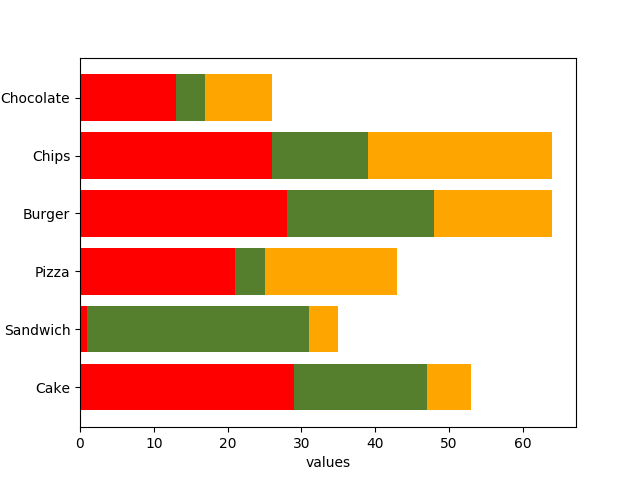
#> input picture maincode/verticalstack/please.png, 640 x 480 px
$ python mainvalue.py
#> lines starting #> are read from the running program, lines starting #| are printed output that depends on the picture
### maincode/verticalstack/filterimage.py
import cv2
import numpy as np
import matplotlib.pyplot as plt
from sklearn.cluster import MiniBatchKMeans

def obtainbars(img):
    """
    Pass a gray scaled image as input to obtain only the bars
    """


    # Thresholding the image
    # (thresh, img_bin) = cv2.threshold(img, 240, 255,0)
    # Invert the image

    img_bin=img
    # img_bin=cv2.cvtColor(img,cv2.COLOR_BGR2GRAY)

    img_bin = 255-img_bin

    # plt.imshow(img)
    # plt.show()

    # Defining a kernel length
    kernel_length = np.array(img).shape[1]//80

    # A vertical kernel of (1 X kernel_length), which will help to detect all the vertical line from the image.
    verticle_kernel=cv2.getStructuringElement(cv2.MORPH_RECT,(10,kernel_length))


    # A kernel of (3 X 3) ones.
    kernel = cv2.getStructuringElement(cv2.MORPH_RECT, (3, 3))

    # Morphological operation to detect vertical lines from an image

    img_temp1=cv2.erode(img_bin,verticle_kernel,iterations=3)
    verticle_lines_img=cv2.dilate(img_temp1,verticle_kernel,iterations=3)
    verticle_lines_img=255-verticle_lines_img

    return verticle_lines_img


# [8 lines that do not run on import are left out]

### maincode/verticalstack/height_calculator.py
import cv2
import matplotlib.pyplot as plt
import numpy as np

BACKGROUND_COLOR=255

def axiscoordinate(image):
    h,w=image.shape[:2]
    flag=0

    for x in range(0,w*2//3,5):
        for y in range(h-10):
            flag=1
            for i in range(3):
                if image[y,x+i]==BACKGROUND_COLOR:
                    flag=0
                    break
            if flag==1:
                return [y,x]


def heightcalculation(image):
    h,w=image.shape
    xy,xx=axiscoordinate(image)

    y=yinitial=xy
    x=xinitial=xx
    height=[]
    barlocation=[]
    x+=2
    yend=xy

    while y<h-30:

        while image[y,x]==BACKGROUND_COLOR and image[y+1,x]==BACKGROUND_COLOR and y<h-30:
            y+=1

        flag=0
        xinitial=x
        yinitial=y+2
        y+=2

        while image[y,x]!=BACKGROUND_COLOR and y<h-30:
            y+=1

        xmid=x
        ymid=(yinitial+(y-2))//2
        color=int(image[ymid,xmid])


        temp=[]
        while image[ymid,xmid]!=BACKGROUND_COLOR and xmid<w-30:
            while abs(int(image[ymid,xmid])-color)<9 and xmid<w-30:
                xmid+=1

            flag=1

            temp.append([color,abs(xmid-xinitial)])
            xinitial=xmid
            xmid+=4   ######
            color=int(image[ymid,xmid])

        if flag==1:
            yend=y
            height.append(temp)
            barlocation.append(ymid)


    return [yend,xx,height,barlocation]


# [7 lines that do not run on import are left out]

### maincode/text_vertical_graph/text_position.py
import pytesseract
from pytesseract import pytesseract
import cv2
import matplotlib.pyplot as plt


##remove special characters
##yaxismax=last y coordinate of the bar
def barlabelandheightratio(img,xaxismaximum=0,yaxismaximum=0):

    y=img.shape[0]-yaxismaximum
    h,w=img.shape[:2]

    custom_config=r'--oem 3 --psm 6'
    data=pytesseract.image_to_boxes(img,config=custom_config)
    matrix=data.split("\n")
    l=[]
    label=""
    bar_labels=[]
    bar_positions=[]
    i=0
    flag=0

    for j in matrix:
        l.append(j.split(" "))

    while i<(len(l)-1):

        xaverage1=((int(l[i][1])+int(l[i][3]))/2)
        xaverage2=((int(l[i+1][1])+int(l[i+1][3]))/2)

        yaverage1=((int(l[i][2])+int(l[i][4]))/2)
        yaverage2=((int(l[i+1][2])+int(l[i+1][4]))/2)

        if xaverage1>xaxismaximum:

            label=""
            while xaverage1>xaxismaximum and i<len(l)-1:
                i+=1
                xaverage1=((int(l[i][1])+int(l[i][3]))/2)

            flag=0
            continue

        ###write condition for labels with length one


        if abs(yaverage2-yaverage1)<=15 and abs(xaverage2-xaverage1)<50:
            flag=1
            if abs(xaverage2-xaverage1)<30:
                label+=l[i][0]
            else:
                label+=l[i][0]
                label+=" "

        if ((abs(xaverage2-xaverage1)>40 and xaverage2<xaxismaximum) or (abs(xaverage2-xaverage1)<40 and xaverage2>xaxismaximum)) and abs(yaverage2-yaverage1)<15:
            label=""
            flag=0
        elif (xaverage2>xaxismaximum and abs(yaverage2-yaverage1)>15) and abs(xaverage2-xaverage1)>30:
            if flag==1:
                label+=l[i][0]
                bar_labels.append(label)
                label=""
                bar_positions.append(h-(int(l[i-1][2])+int(l[i-1][4]))/2)
            else:

                if xaverage1>(xaxismaximum)*(1/3) and l[i][0] not in ['.','@','\'','`','!','-']:
                    bar_labels.append(l[i][0])
                    bar_positions.append(h-yaverage1)

            flag=0
        elif (xaverage2>xaxismaximum or abs(yaverage2-yaverage1)>15):
            if flag==1:
                label+=l[i][0]
                bar_labels.append(label)
                label=""
                bar_positions.append(h-(int(l[i-1][2])+int(l[i-1][4]))/2)
            else:

                if xaverage1>(xaxismaximum)*(1/3) and l[i][0] not in ['.','@','\'','`','!','-']:
                    bar_labels.append(l[i][0])
                    bar_positions.append(h-yaverage1)

            flag=0
        i+=1

     #####calculate ranges and height/pixel ratio
    print(bar_labels)
    pos=0
    while pos<len(l) and (int(l[pos][3])<xaxismaximum or int(l[pos][4])>=y):
        pos+=1


    bar_readings=[]
    bar_diff=[]
    initial=img.shape[1]

    while pos<len(l)-1 and int(l[pos][3])>=xaxismaximum:

        while pos<len(l)-1 and (not l[pos][0].isdigit()):
            pos+=1

        if pos>=len(l)-1:
            break
        temp=""
        xaverage1=((int(l[pos][1])+int(l[pos][3]))/2)
        xaverage2=((int(l[pos+1][1])+int(l[pos+1][3]))/2)

        yaverage1=((int(l[pos][2])+int(l[pos][4]))/2)
        yaverage2=((int(l[pos+1][2])+int(l[pos+1][4]))/2)

        xpos1=xaverage1
        xpos2=0

        while pos<len(l)-1 and (l[pos][0].isdigit() and abs(yaverage2-yaverage1)<10 and abs(xaverage1-xaverage2)<30):
            temp+=l[pos][0]

            pos+=1
            initial=yaverage1
            if pos>=len(l)-1:
                break

            xaverage1=((int(l[pos][1])+int(l[pos][3]))/2)
            xaverage2=((int(l[pos+1][1])+int(l[pos+1][3]))/2)

            yaverage1=((int(l[pos][2])+int(l[pos][4]))/2)
            yaverage2=((int(l[pos+1][2])+int(l[pos+1][4]))/2)

            xpos2=xaverage1


        if l[pos][0].isdigit():
            temp+=l[pos][0]
        if len(temp)>0:
            if len(temp)>1:
                bar_diff.append(abs(xpos1+xpos2)/2)
            else:
                bar_diff.append(abs(xpos1))
            bar_readings.append(int(temp))

        pos+=1

    print(bar_readings)
    # [4 lines of commented-out code are left out]

    diff_xaxis=[]
    bar_diff.sort()
    for d in range(len(bar_diff)-1):
        if bar_diff[d+1]-bar_diff[d]>0:
            diff_xaxis.append(bar_diff[d+1]-bar_diff[d])

    diff_xaxis.sort()
    k=len(diff_xaxis)

    height_ratio=diff_xaxis[k//2]

    diff=[]

    for m in range(len(bar_readings)-1):
        diff.append(bar_readings[m+1]-bar_readings[m])

    freq={}
    for m in diff:
        freq[m]=diff.count(m)

    max=0
    maxnumber=0

    for key,value in freq.items():
        if value>max:
            max=value
            maxnumber=key

    ratio=maxnumber/height_ratio

    # print(maxnumber)
    mark=0
    initial=img.shape[0]-initial

    # while mark<len(bar_positions) and bar_positions[mark]<initial-10:
    while mark<len(bar_positions) and bar_positions[mark]<yaxismaximum:
        mark+=1

    return [ratio,bar_labels[:mark],bar_positions[:mark]]

# [8 lines that do not run on import are left out]

    # print(d)

### maincode/verticalstack/mainvalue.py
import cv2
import filterimage
import height_calculator
import os, sys
import matplotlib.pyplot as plt
from math import ceil
sys.path.append(os.path.dirname(os.path.dirname(os.path.abspath(__file__))))

from text_vertical_graph import text_position

def mainfunction(img_path):
#> called with img_path = 'please.png'
    img=cv2.imread(img_path)
#> img is the input picture: shape (480, 640, 3); mean B, G, R 175.4, 198, 235.3
    img_gray=cv2.imread(img_path,0)
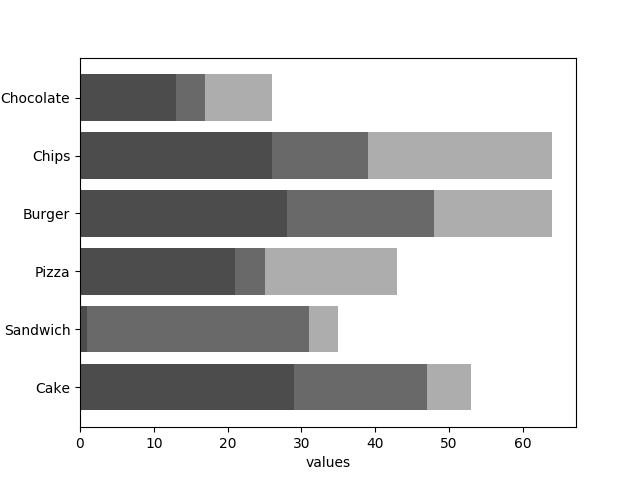
#> img_gray: shape (480, 640); min 0, max 255, mean 206.6

    only_bars=filterimage.obtainbars(img_gray)
#> in obtainbars, `img_bin = 255-img_bin`:
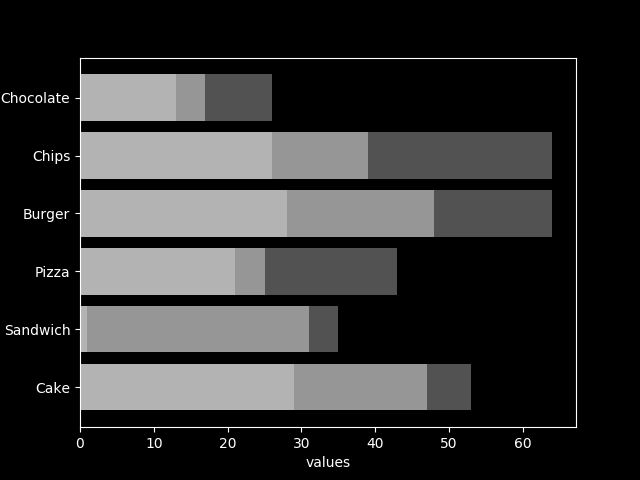
#> img_bin: shape (480, 640); min 0, max 255, mean 48.4
#> in obtainbars, `img_temp1=cv2.erode(img_bin,verticle_kernel,iterations=3)`:
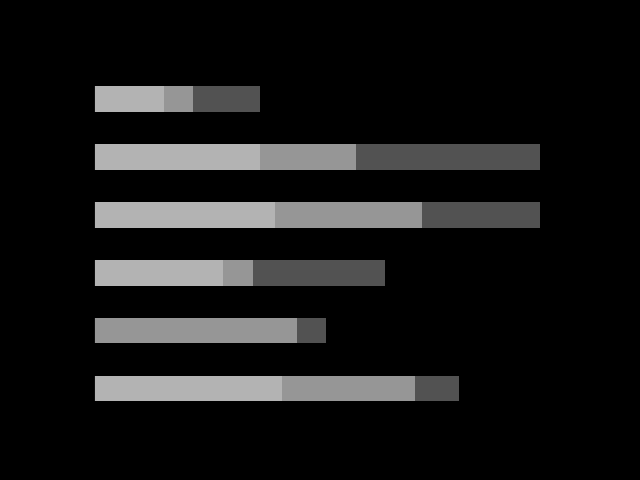
#> img_temp1: shape (480, 640); min 0, max 179, mean 22.8
#> in obtainbars, `verticle_lines_img=cv2.dilate(img_temp1,verticle_kernel,iterations=3)`:
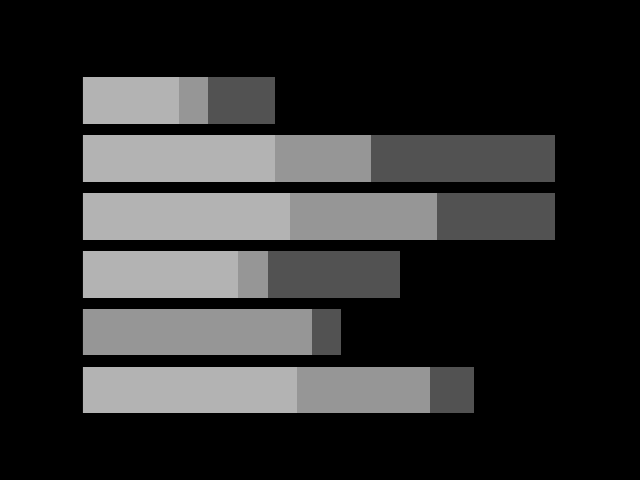
#> verticle_lines_img: shape (480, 640); min 0, max 179, mean 45.8
#> in obtainbars, `verticle_lines_img=255-verticle_lines_img`:
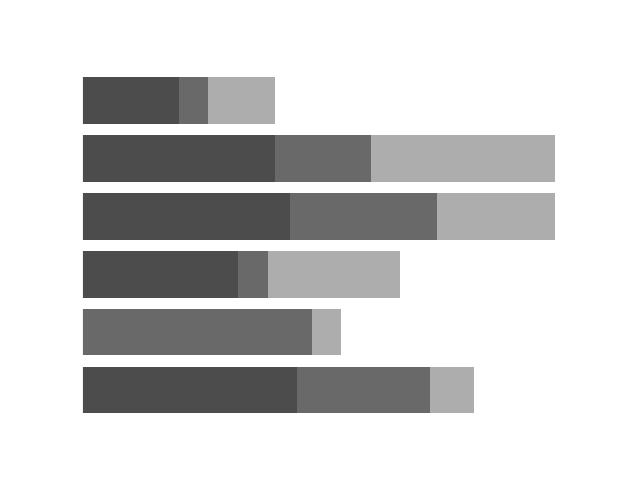
#> verticle_lines_img: shape (480, 640); min 76, max 255, mean 209.2
    (yaxismaximum,xaxismaximum,heights,bar_position)=height_calculator.heightcalculation(only_bars)
#> in heightcalculation, `xy,xx=axiscoordinate(image)`: xy = 77; xx = 85
#> in heightcalculation, `y=yinitial=xy`: y = 77
#> in heightcalculation, `x=xinitial=xx`: x = 85
#> in heightcalculation, `x+=2`: x = 87
#> in heightcalculation, `yend=xy`: yend = 77
#> the loop in heightcalculation, `while y<h-30: ` made 7 passes
#> (yinitial, ymid, yend) on passes 1 to 6: (79, 100, 124), (136, 158, 182), (194, 216, 240), (252, 274, 298), (310, 331, 355), (368, 389, 413)
#> (yinitial, ymid) on pass 7: (452, 451)
#> after the loop in heightcalculation, `while y<h-30:`: barlocation = [100, 158, 216, 274, 331, 389]; height = [[[76, 92], [105, 29], [173, 67]], [[76, 188], [105, 96], [173, 184]], [[76, 203], [105, 147], [173, 118]], [[76, 151], [105, 30], [173, 132]], [[105, 225], [173, 29]], [[76, 210], [105, 133], [173, 44]]]; y = 452
#> yaxismaximum = 413; xaxismaximum = 85; heights has the same summary as height in heightcalculation; bar_position = [100, 158, 216, 274, 331, 389]
    (ratio,bartitle,barlocation2)=text_position.barlabelandheightratio(img,xaxismaximum,yaxismaximum)
#> in barlabelandheightratio, `y=img.shape[0]-yaxismaximum`: y = 67


    data={}
    data['datatitles']=bartitle
    mx_index=0

    for i in range(1,len(heights)):
        if len(heights[i])>len(heights[mx_index]):
            mx_index=i

    mx=len(heights[mx_index])

    colors=[]

    for i in heights[mx_index]:
        colors.append(i[0])

    j=0
    new_heights=[]

    for i in range(len(barlocation2)):
        if abs(barlocation2[i]-bar_position[j])<30:
            if len(heights[j])<mx:
                temp=[]

                pos=0

                for k in range(mx):
                    if abs(heights[j][pos][0]-colors[k])<10:
                        temp.append(heights[j][pos][1])
                    else:
                        temp.append(0)
                new_heights.append(temp)

            else:
                temp=[]
                for bar in heights[j]:
                    temp.append(bar[1])

                new_heights.append(temp)

            j+=1
        else:
            temp=[]
            for h in range(mx):
                temp.append(0)
            new_heights.append(temp)

    bar_readings=[]

    for bar in new_heights:
        temp=[]
        for i in bar:
            readingofabar=ceil(i*ratio)
            temp.append(readingofabar)

        bar_readings.append(temp)

    # [4 lines of commented-out code are left out]

    return [data['datatitles'],bar_readings]

if __name__ == "__main__":
    img_path="please.png"
    print(mainfunction(img_path))
#> (the call stopped at in barlabelandheightratio, `data=pytesseract.image_to_boxes(img,config=custom_config)`: pytesseract is not available in this run)

$ run again, with maincode/verticalstack/case1.png copied over maincode/verticalstack/please.png
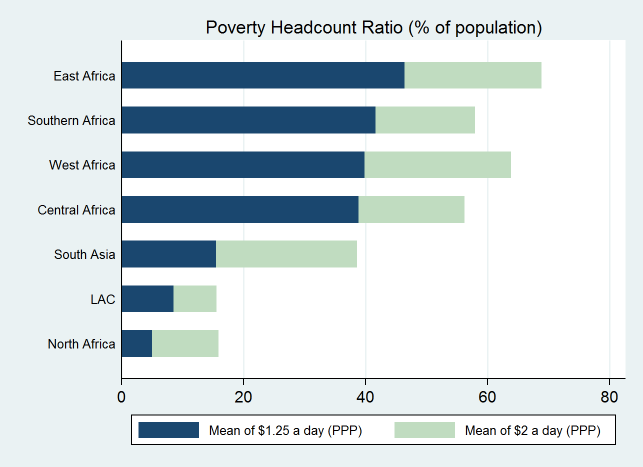
#> input picture maincode/verticalstack/case1.png, 1285 x 934 px (shown at 1/2 size)
#> in mainfunction, img is the input picture: shape (934, 1285, 3); mean B, G, R 225.7, 222.8, 213
#> in obtainbars, `img_temp1=cv2.erode(img_bin,verticle_kernel,iterations=3)`:
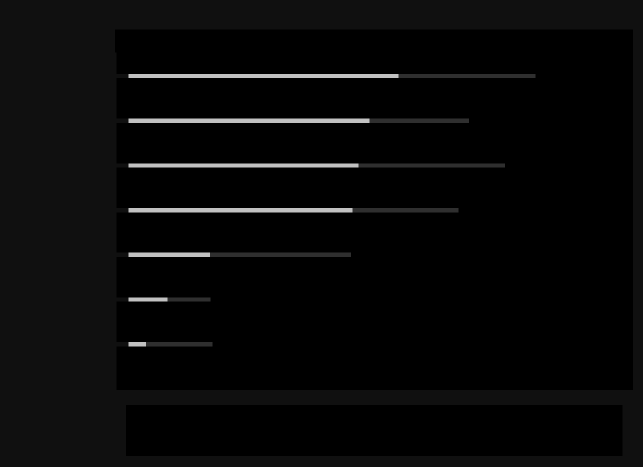
#> img_temp1: shape (934, 1285) (shown at 1/2 size); min 0, max 193, mean 8.3
#> in obtainbars, `verticle_lines_img=255-verticle_lines_img`:
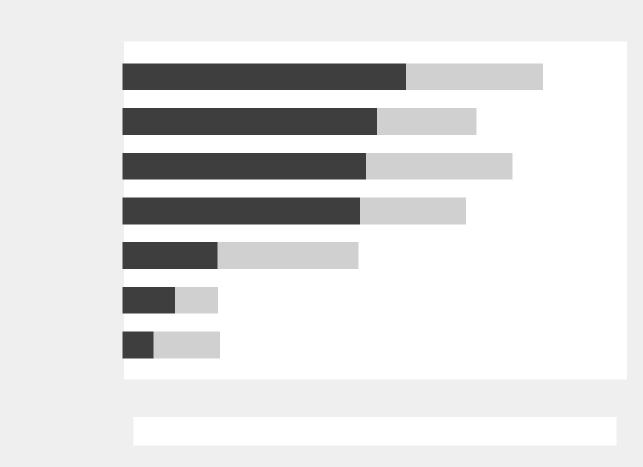
#> verticle_lines_img: shape (934, 1285) (shown at 1/2 size); min 62, max 255, mean 225.1
#> xy = 0
#> in heightcalculation, `x+=2`: x = 2
#> in heightcalculation, `yend=xy`: yend = 0
#> the loop in heightcalculation, `while y<h-30: ` made 1 pass
#> (yinitial, ymid, yend) on pass 1: (2, 452, 904)
#> after the loop in heightcalculation, `while y<h-30:`: barlocation = [452]; height = [[[239, 246]]]; y = 904
#> xaxismaximum = 0; heights = [[[239, 246]]]; bar_position = [452]
#> in barlabelandheightratio, `y=img.shape[0]-yaxismaximum`: y = 30

$ run again, with maincode/verticalstack/case4.png copied over maincode/verticalstack/please.png
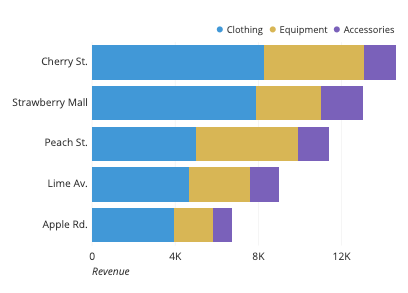
#> input picture maincode/verticalstack/case4.png, 408 x 293 px
#> in mainfunction, img is the input picture: shape (293, 408, 3); mean B, G, R 225, 220.1, 209.3
#> in obtainbars, `img_temp1=cv2.erode(img_bin,verticle_kernel,iterations=3)`:
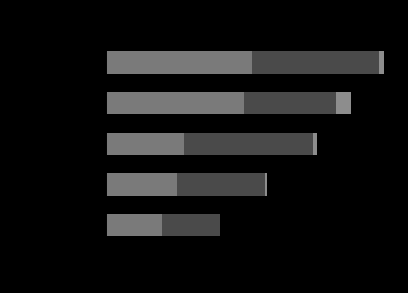
#> img_temp1: shape (293, 408); min 0, max 141, mean 18.6
#> in obtainbars, `verticle_lines_img=255-verticle_lines_img`:
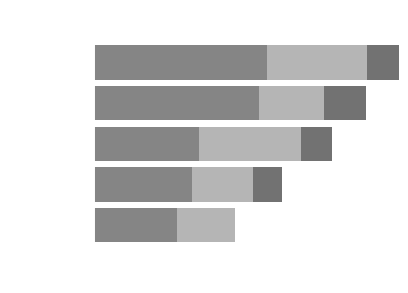
#> verticle_lines_img: shape (293, 408); min 114, max 255, mean 219.6
#> xy = 45; xx = 95
#> in heightcalculation, `y=yinitial=xy`: y = 45
#> in heightcalculation, `x=xinitial=xx`: x = 95
#> in heightcalculation, `x+=2`: x = 97
#> in heightcalculation, `yend=xy`: yend = 45
#> the loop in heightcalculation, `while y<h-30: ` made 6 passes
#> (yinitial, ymid, yend) on passes 1 to 5: (47, 62, 80), (87, 102, 120), (128, 143, 161), (168, 184, 202), (209, 224, 242)
#> after the loop in heightcalculation, `while y<h-30:`: barlocation = [62, 102, 143, 184, 224]; height = [[[133, 170], [181, 100], [114, 11]], [[133, 162], [181, 65], [114, 42]], [[133, 102], [181, 102], [114, 31]], [[133, 95], [181, 61], [114, 29]], [[133, 80], [181, 58]]]; y = 265
#> yaxismaximum = 242; xaxismaximum = 95; heights has the same summary as height in heightcalculation; bar_position = [62, 102, 143, 184, 224]
#> in barlabelandheightratio, `y=img.shape[0]-yaxismaximum`: y = 51
